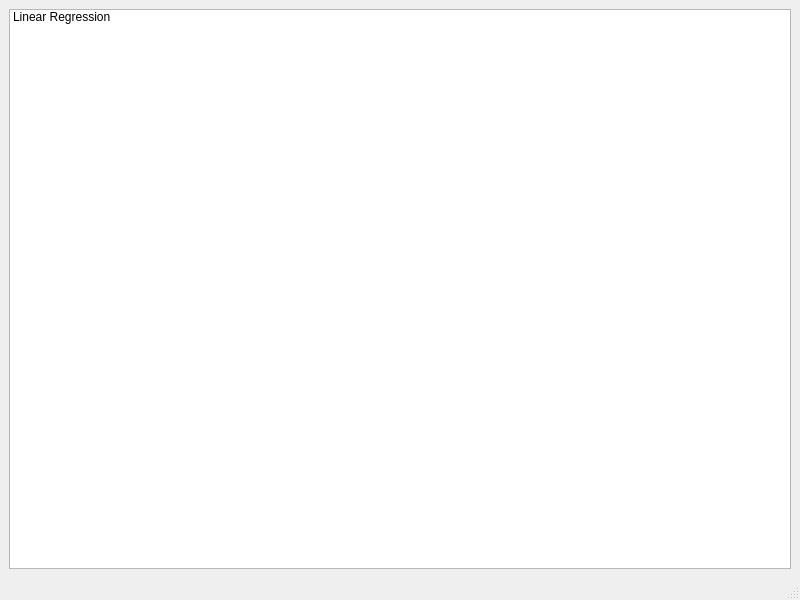
<?xml version="1.0" encoding="UTF-8"?>
<ui version="4.0">
 <class>MainWindow</class>
 <widget class="QMainWindow" name="MainWindow">
  <property name="geometry">
   <rect>
    <x>0</x>
    <y>0</y>
    <width>800</width>
    <height>600</height>
   </rect>
  </property>
  <property name="windowTitle">
   <string>MainWindow</string>
  </property>
  <widget class="QWidget" name="centralwidget">
   <layout class="QGridLayout" name="gridLayout">
    <item row="0" column="0">
     <widget class="QListWidget" name="listWidget">
      <item>
       <property name="text">
        <string>Linear Regression</string>
       </property>
      </item>
     </widget>
    </item>
   </layout>
  </widget>
  <widget class="QMenuBar" name="menubar">
   <property name="geometry">
    <rect>
     <x>0</x>
     <y>0</y>
     <width>800</width>
     <height>22</height>
    </rect>
   </property>
  </widget>
  <widget class="QStatusBar" name="statusbar"/>
 </widget>
 <resources/>
 <connections/>
</ui>
